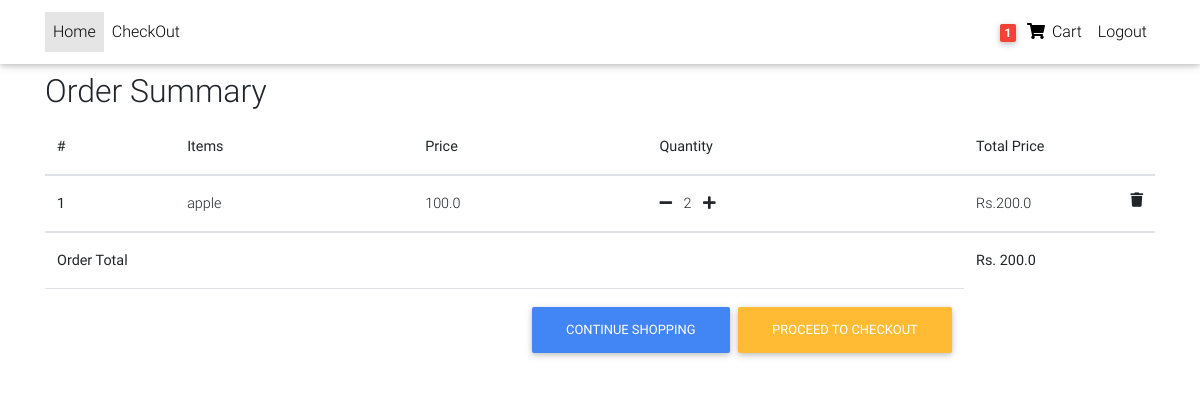
Page /order-summary/ (signed in) on the committed database.
### core/models.py (models this page shows, shortened)
class Order(models.Model):
    user = models.ForeignKey(settings.AUTH_USER_MODEL,on_delete=models.CASCADE)
    items=models.ManyToManyField(OrderItems)
    start_date=models.DateTimeField(auto_now_add=True)
    order_date=models.DateTimeField()
    ordered=models.BooleanField(default=False)
    billing_address=models.ForeignKey('BillingAddress',on_delete=models.SET_NULL,blank=True,null=True)
    def get_total(self):
        total=0
        for order_item in self.items.all():
            total += order_item.get_final_price()
        return total

class OrderItems(models.Model):
    user = models.ForeignKey(settings.AUTH_USER_MODEL,on_delete=models.CASCADE,blank=True,null=True)
    item=models.ForeignKey(Items,on_delete=models.CASCADE)
    quantity=models.IntegerField(default=1)
    ordered=models.BooleanField(default=False)
    def get_total_amount_price(self):
        return self.quantity * self.item.price
    def get_final_price(self):
        if(self.item.discount_price):
            return self.get_total_discounted_price()
        else:
          return self.get_total_amount_price()

class Items(models.Model):
    title=models.CharField(max_length=100);
    price=models.FloatField();
    discount_price=models.FloatField(blank=True,null=True);
    category=models.CharField(choices=CATEGRIES_CHOICES,max_length=2);
    label=models.CharField(choices=LABEL_CHOICES,max_length=1);
    slug=models.SlugField();
    description=models.TextField(default="Latest new tecnology");

### core/views.py (the view)
# urls.py: path('order-summary/',OrderSummaryView.as_view(),name='order-summary'),
class OrderSummaryView(LoginRequiredMixin,View):
    def get(self,*args,**kwargs):
        try:
            order=Order.objects.get(user=self.request.user , ordered=False)
            context={
                'object':order
            }
            return render(self.request,'order_summary.html',context)
        except ObjectDoesNotExist :
            messages.error(self.request,"You do not have an active order")
            return redirect("/")

### core/templatetags/cart_template_tags.py (called while the page is built)
@register.filter
def cart_item_count(user):
    if user.is_authenticated:
        qs=Order.objects.filter(user=user,ordered=False)
        if(qs.exists()):
            return qs[0].items.count()
    return 0

### templates/order_summary.html (shortened to what this page needs)
{% load static %}
{% include "base.html" %}
{% block content %}
<main>
  <div class="container">
    <div class="table-responsive">
      <h2>Order Summary</h2>
      <table class="table">
        <thead>
          <tr>
            <th scope="col">#</th>
            <th scope="col">Items</th>
            <th scope="col">Price</th>
            <th scope="col">Quantity</th>
            <th scope="col">Total Price</th>
          </tr>
        </thead>
        <tbody>
          {% for order_item in object.items.all %}
          <tr>
            <th scope="row">{{ forloop.counter }}</th>
            <td>{{ order_item.item.title }}</td>
            {% if order_item.item.discount_price %}
            <td>{{ order_item.item.discount_price }}</td>
            {% else %}
            <td>{{ order_item.item.price }}</td>
            {% endif %}
            <td><a href="{% url 'core:remove-single-item-from-cart' order_item.item.slug %}"><i
                  class="fas fa-minus mr-2"></i></a>
              {{ order_item.quantity }}
              <a href="{% url 'core:add-to-cart' order_item.item.slug %}"><i
                  class="fas fa-plus ml-2"></i></a>
            </td>
            <td>
              {% if order_item.item.discount_price %}
              Rs.{{ order_item.get_total_discounted_price }}
              <span class="badge badge-primary">Saving <br> Rs. {{ order_item.saved_price }}</span>
              {% else %}
              Rs.{{ order_item.get_total_amount_price }}
              {% endif %}
              <a href="{% url 'core:remove-from-cart' order_item.item.slug %}"><i
                class="fas fa-trash float-right"></i></a>
            </td>
          </tr>
          {% endfor %}
        </tbody>
        {% if object.get_total %}
        <tr>
          <td colspan="4"><b>Order Total</b></td>
          <td><b>Rs. {{ object.get_total }}</b></td>
        </tr>
        <tr>
          <td colspan="4">
            <a class="btn btn-warning float-right ml-2" href="{% url 'core:checkout' %}">Proceed to Checkout</a>
            <a class="btn btn-primary float-right" href="/">Continue Shopping</a>
          </td>
        </tr>
        {% endif %}
      </table>
    </div>
  </div>
</main>
{% endblock content %}

### templates/navbar.html (shortened to what this page needs)
{% load cart_template_tags %}
<nav class="navbar fixed-top navbar-expand-lg navbar-light white scrolling-navbar">
    <div class="container">
        <div class="collapse navbar-collapse" id="navbarSupportedContent">
            <ul class="navbar-nav mr-auto">
                <li class="nav-item active">
                    <a class="nav-link waves-effect" href="/">Home
                    </a>
                </li>
                <li class="nav-item">
                    <a class="nav-link waves-effect" href="checkout/" target="_blank">CheckOut </a>
                </li>
            </ul>
            <ul class="navbar-nav nav-flex-icons">
                {% if request.user.is_authenticated %}
                <li class="nav-item">
                    <a href="{% url 'core:order-summary' %}" class="nav-link waves-effect">
                        <span class="badge red z-depth-1 mr-1"> {{ request.user|cart_item_count }} </span>
                        <i class="fas fa-shopping-cart"></i>
                        <span class="clearfix d-none d-sm-inline-block"> Cart </span>
                    </a>
                </li>
                <li class="nav-item">
                    <a class="nav-link waves-effect" href="{% url 'account_logout' %}">
                        <span class="clearfix d-none d-sm-inline-block"> Logout </span>
                    </a>
                </li>
                {% endif %}
            </ul>
        </div>
    </div>
</nav>

### templates/base.html (style rules this page uses)
html, body, header, .carousel { height: 60vh; }

### rows in the picture
OrderItems: item "apple", item.price "100.0", quantity "2", get_total_amount_price "200.0"
Order: get_total "200.0"

### other values in the picture
{{ request.user|cart_item_count }} "1"
